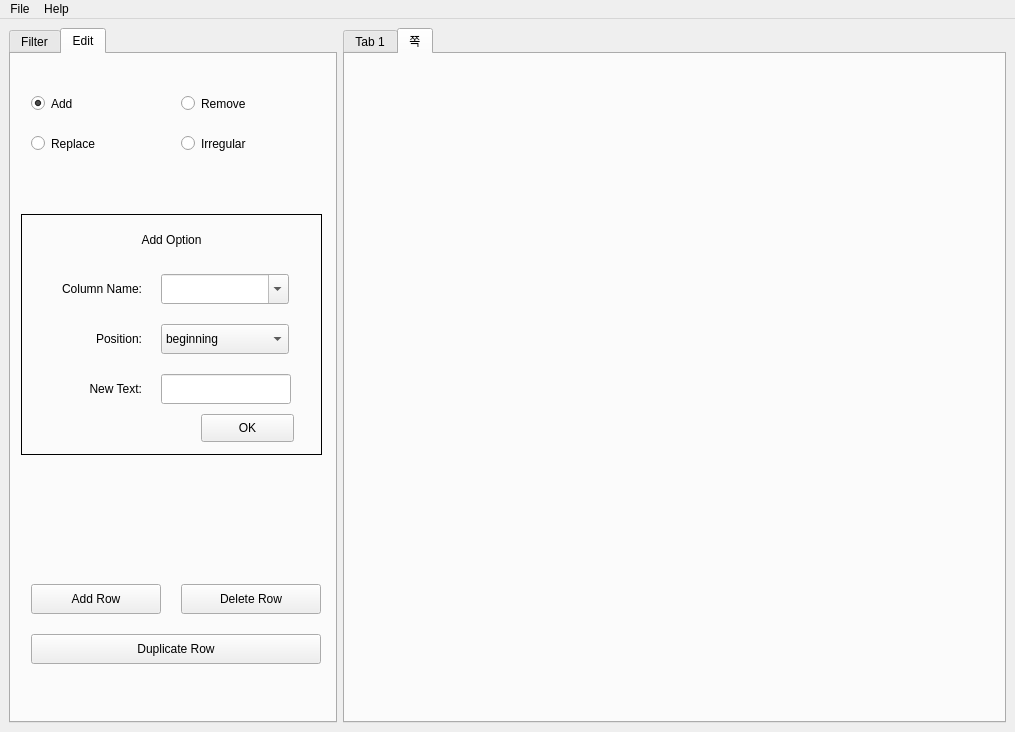
<?xml version="1.0" encoding="UTF-8"?>
<ui version="4.0">
 <class>Deco_LexO</class>
 <widget class="QMainWindow" name="Deco_LexO">
  <property name="geometry">
   <rect>
    <x>0</x>
    <y>0</y>
    <width>1015</width>
    <height>732</height>
   </rect>
  </property>
  <property name="windowTitle">
   <string>Deco-LexO</string>
  </property>
  <widget class="QWidget" name="centralwidget">
   <layout class="QGridLayout" name="gridLayout">
    <item row="0" column="0">
     <widget class="QTabWidget" name="tabWidget_1">
      <property name="maximumSize">
       <size>
        <width>328</width>
        <height>16777215</height>
       </size>
      </property>
      <property name="currentIndex">
       <number>1</number>
      </property>
      <widget class="QWidget" name="Modifying_Tab">
       <attribute name="title">
        <string>Filter</string>
       </attribute>
       <widget class="QComboBox" name="FEntryCombo">
        <property name="geometry">
         <rect>
          <x>30</x>
          <y>40</y>
          <width>81</width>
          <height>21</height>
         </rect>
        </property>
        <item>
         <property name="text">
          <string/>
         </property>
        </item>
        <item>
         <property name="text">
          <string>Equals</string>
         </property>
        </item>
        <item>
         <property name="text">
          <string>Starts with</string>
         </property>
        </item>
        <item>
         <property name="text">
          <string>Ends with</string>
         </property>
        </item>
        <item>
         <property name="text">
          <string>Contains</string>
         </property>
        </item>
        <item>
         <property name="text">
          <string>is empty</string>
         </property>
        </item>
       </widget>
       <widget class="QLineEdit" name="FEntry_Input">
        <property name="geometry">
         <rect>
          <x>120</x>
          <y>40</y>
          <width>141</width>
          <height>21</height>
         </rect>
        </property>
       </widget>
       <widget class="QLineEdit" name="FLemma_Input">
        <property name="geometry">
         <rect>
          <x>120</x>
          <y>100</y>
          <width>141</width>
          <height>21</height>
         </rect>
        </property>
       </widget>
       <widget class="QComboBox" name="FLemmaCombo">
        <property name="geometry">
         <rect>
          <x>30</x>
          <y>100</y>
          <width>81</width>
          <height>21</height>
         </rect>
        </property>
       </widget>
       <widget class="QComboBox" name="FCateCombo">
        <property name="geometry">
         <rect>
          <x>30</x>
          <y>160</y>
          <width>81</width>
          <height>21</height>
         </rect>
        </property>
       </widget>
       <widget class="QLineEdit" name="FCate_Input">
        <property name="geometry">
         <rect>
          <x>120</x>
          <y>160</y>
          <width>141</width>
          <height>21</height>
         </rect>
        </property>
       </widget>
       <widget class="QLineEdit" name="FFirst_1">
        <property name="geometry">
         <rect>
          <x>30</x>
          <y>320</y>
          <width>51</width>
          <height>21</height>
         </rect>
        </property>
       </widget>
       <widget class="QLineEdit" name="FFirst_2">
        <property name="geometry">
         <rect>
          <x>100</x>
          <y>320</y>
          <width>51</width>
          <height>21</height>
         </rect>
        </property>
       </widget>
       <widget class="QLineEdit" name="FFirst_3">
        <property name="geometry">
         <rect>
          <x>170</x>
          <y>320</y>
          <width>51</width>
          <height>21</height>
         </rect>
        </property>
       </widget>
       <widget class="QLineEdit" name="FSec_3">
        <property name="geometry">
         <rect>
          <x>170</x>
          <y>370</y>
          <width>51</width>
          <height>21</height>
         </rect>
        </property>
       </widget>
       <widget class="QLineEdit" name="FSec_2">
        <property name="geometry">
         <rect>
          <x>100</x>
          <y>370</y>
          <width>51</width>
          <height>21</height>
         </rect>
        </property>
       </widget>
       <widget class="QLineEdit" name="FSec_1">
        <property name="geometry">
         <rect>
          <x>30</x>
          <y>370</y>
          <width>51</width>
          <height>21</height>
         </rect>
        </property>
       </widget>
       <widget class="QLineEdit" name="FSecL_3">
        <property name="geometry">
         <rect>
          <x>170</x>
          <y>420</y>
          <width>51</width>
          <height>21</height>
         </rect>
        </property>
       </widget>
       <widget class="QLineEdit" name="FSecL_2">
        <property name="geometry">
         <rect>
          <x>100</x>
          <y>420</y>
          <width>51</width>
          <height>21</height>
         </rect>
        </property>
       </widget>
       <widget class="QLineEdit" name="FSecL_1">
        <property name="geometry">
         <rect>
          <x>30</x>
          <y>420</y>
          <width>51</width>
          <height>21</height>
         </rect>
        </property>
       </widget>
       <widget class="QLineEdit" name="FLast3">
        <property name="geometry">
         <rect>
          <x>170</x>
          <y>470</y>
          <width>51</width>
          <height>21</height>
         </rect>
        </property>
       </widget>
       <widget class="QLineEdit" name="FLast_2">
        <property name="geometry">
         <rect>
          <x>100</x>
          <y>470</y>
          <width>51</width>
          <height>21</height>
         </rect>
        </property>
       </widget>
       <widget class="QLineEdit" name="FLast_1">
        <property name="geometry">
         <rect>
          <x>30</x>
          <y>470</y>
          <width>51</width>
          <height>21</height>
         </rect>
        </property>
       </widget>
       <widget class="QFrame" name="FPhonoFrame">
        <property name="geometry">
         <rect>
          <x>10</x>
          <y>290</y>
          <width>281</width>
          <height>251</height>
         </rect>
        </property>
        <property name="frameShape">
         <enum>QFrame::Box</enum>
        </property>
        <property name="frameShadow">
         <enum>QFrame::Raised</enum>
        </property>
        <widget class="QComboBox" name="FColCombo">
         <property name="geometry">
          <rect>
           <x>90</x>
           <y>220</y>
           <width>81</width>
           <height>21</height>
          </rect>
         </property>
        </widget>
        <widget class="QLabel" name="label_7">
         <property name="geometry">
          <rect>
           <x>20</x>
           <y>50</y>
           <width>211</width>
           <height>31</height>
          </rect>
         </property>
         <property name="text">
          <string>Second syllable:</string>
         </property>
        </widget>
        <widget class="QLabel" name="label_8">
         <property name="geometry">
          <rect>
           <x>20</x>
           <y>100</y>
           <width>211</width>
           <height>31</height>
          </rect>
         </property>
         <property name="text">
          <string>Second-to-last syllable:</string>
         </property>
        </widget>
        <widget class="QLabel" name="label_9">
         <property name="geometry">
          <rect>
           <x>20</x>
           <y>0</y>
           <width>191</width>
           <height>31</height>
          </rect>
         </property>
         <property name="text">
          <string>First syllable:</string>
         </property>
        </widget>
        <widget class="QLabel" name="label_6">
         <property name="geometry">
          <rect>
           <x>20</x>
           <y>150</y>
           <width>211</width>
           <height>31</height>
          </rect>
         </property>
         <property name="text">
          <string>Last syllable:</string>
         </property>
        </widget>
        <widget class="QLabel" name="label_10">
         <property name="geometry">
          <rect>
           <x>10</x>
           <y>220</y>
           <width>61</width>
           <height>21</height>
          </rect>
         </property>
         <property name="text">
          <string>Column:</string>
         </property>
         <property name="alignment">
          <set>Qt::AlignRight|Qt::AlignTrailing|Qt::AlignVCenter</set>
         </property>
        </widget>
       </widget>
       <widget class="QPushButton" name="FFiltering_Button">
        <property name="geometry">
         <rect>
          <x>20</x>
          <y>550</y>
          <width>75</width>
          <height>23</height>
         </rect>
        </property>
        <property name="text">
         <string>Filter</string>
        </property>
       </widget>
       <widget class="QPushButton" name="FShow_Button">
        <property name="geometry">
         <rect>
          <x>110</x>
          <y>550</y>
          <width>75</width>
          <height>23</height>
         </rect>
        </property>
        <property name="text">
         <string>Show all</string>
        </property>
       </widget>
       <widget class="QPushButton" name="FClear_Button">
        <property name="geometry">
         <rect>
          <x>210</x>
          <y>550</y>
          <width>75</width>
          <height>23</height>
         </rect>
        </property>
        <property name="text">
         <string>Clear</string>
        </property>
       </widget>
       <widget class="QLabel" name="label">
        <property name="geometry">
         <rect>
          <x>30</x>
          <y>10</y>
          <width>56</width>
          <height>21</height>
         </rect>
        </property>
        <property name="text">
         <string>Entry:</string>
        </property>
       </widget>
       <widget class="QLabel" name="label_2">
        <property name="geometry">
         <rect>
          <x>30</x>
          <y>70</y>
          <width>56</width>
          <height>21</height>
         </rect>
        </property>
        <property name="text">
         <string>Lemma:</string>
        </property>
       </widget>
       <widget class="QLabel" name="label_3">
        <property name="geometry">
         <rect>
          <x>30</x>
          <y>130</y>
          <width>56</width>
          <height>21</height>
         </rect>
        </property>
        <property name="text">
         <string>Category:</string>
        </property>
       </widget>
       <widget class="QLineEdit" name="FInfo_Input">
        <property name="geometry">
         <rect>
          <x>120</x>
          <y>220</y>
          <width>141</width>
          <height>21</height>
         </rect>
        </property>
       </widget>
       <widget class="QLabel" name="label_4">
        <property name="geometry">
         <rect>
          <x>30</x>
          <y>190</y>
          <width>81</width>
          <height>21</height>
         </rect>
        </property>
        <property name="text">
         <string>Information:</string>
        </property>
       </widget>
       <widget class="QComboBox" name="FInfoCombo">
        <property name="geometry">
         <rect>
          <x>30</x>
          <y>220</y>
          <width>81</width>
          <height>21</height>
         </rect>
        </property>
       </widget>
       <widget class="QLabel" name="label_5">
        <property name="geometry">
         <rect>
          <x>10</x>
          <y>270</y>
          <width>141</width>
          <height>31</height>
         </rect>
        </property>
        <property name="font">
         <font>
          <weight>75</weight>
          <bold>true</bold>
         </font>
        </property>
        <property name="text">
         <string>Phonological shape</string>
        </property>
       </widget>
      </widget>
      <widget class="QWidget" name="Edit_Tab">
       <attribute name="title">
        <string>Edit</string>
       </attribute>
       <widget class="QRadioButton" name="Add_radio">
        <property name="geometry">
         <rect>
          <x>20</x>
          <y>40</y>
          <width>108</width>
          <height>19</height>
         </rect>
        </property>
        <property name="font">
         <font>
          <family>Arial</family>
         </font>
        </property>
        <property name="text">
         <string>Add</string>
        </property>
        <property name="checked">
         <bool>true</bool>
        </property>
       </widget>
       <widget class="QRadioButton" name="Remove_radio">
        <property name="geometry">
         <rect>
          <x>170</x>
          <y>40</y>
          <width>108</width>
          <height>19</height>
         </rect>
        </property>
        <property name="font">
         <font>
          <family>Arial</family>
         </font>
        </property>
        <property name="text">
         <string>Remove</string>
        </property>
       </widget>
       <widget class="QRadioButton" name="Replace_radio">
        <property name="geometry">
         <rect>
          <x>20</x>
          <y>80</y>
          <width>108</width>
          <height>19</height>
         </rect>
        </property>
        <property name="font">
         <font>
          <family>Arial</family>
         </font>
        </property>
        <property name="text">
         <string>Replace</string>
        </property>
       </widget>
       <widget class="QRadioButton" name="Irregular_radio">
        <property name="geometry">
         <rect>
          <x>170</x>
          <y>80</y>
          <width>108</width>
          <height>19</height>
         </rect>
        </property>
        <property name="font">
         <font>
          <family>Arial</family>
         </font>
        </property>
        <property name="text">
         <string>Irregular</string>
        </property>
       </widget>
       <widget class="QFrame" name="Add_frame">
        <property name="geometry">
         <rect>
          <x>10</x>
          <y>160</y>
          <width>301</width>
          <height>241</height>
         </rect>
        </property>
        <property name="frameShape">
         <enum>QFrame::Box</enum>
        </property>
        <property name="frameShadow">
         <enum>QFrame::Plain</enum>
        </property>
        <widget class="QComboBox" name="Add_column">
         <property name="geometry">
          <rect>
           <x>140</x>
           <y>60</y>
           <width>128</width>
           <height>30</height>
          </rect>
         </property>
         <property name="font">
          <font>
           <family>Arial</family>
          </font>
         </property>
         <property name="editable">
          <bool>true</bool>
         </property>
         <item>
          <property name="text">
           <string/>
          </property>
         </item>
         <item>
          <property name="text">
           <string>Lemma</string>
          </property>
         </item>
         <item>
          <property name="text">
           <string>Category</string>
          </property>
         </item>
        </widget>
        <widget class="QComboBox" name="Add_position">
         <property name="geometry">
          <rect>
           <x>140</x>
           <y>110</y>
           <width>128</width>
           <height>30</height>
          </rect>
         </property>
         <property name="font">
          <font>
           <family>Arial</family>
          </font>
         </property>
         <item>
          <property name="text">
           <string>beginning</string>
          </property>
         </item>
         <item>
          <property name="text">
           <string>ending</string>
          </property>
         </item>
        </widget>
        <widget class="QLineEdit" name="Add_newText">
         <property name="geometry">
          <rect>
           <x>140</x>
           <y>160</y>
           <width>130</width>
           <height>30</height>
          </rect>
         </property>
         <property name="font">
          <font>
           <family>Arial</family>
          </font>
         </property>
         <property name="autoFillBackground">
          <bool>false</bool>
         </property>
        </widget>
        <widget class="QPushButton" name="Add_start">
         <property name="geometry">
          <rect>
           <x>180</x>
           <y>200</y>
           <width>93</width>
           <height>28</height>
          </rect>
         </property>
         <property name="font">
          <font>
           <family>Arial</family>
          </font>
         </property>
         <property name="text">
          <string>OK</string>
         </property>
        </widget>
        <widget class="QLabel" name="label_11">
         <property name="geometry">
          <rect>
           <x>10</x>
           <y>60</y>
           <width>111</width>
           <height>30</height>
          </rect>
         </property>
         <property name="font">
          <font>
           <family>Arial</family>
          </font>
         </property>
         <property name="text">
          <string>Column Name:</string>
         </property>
         <property name="alignment">
          <set>Qt::AlignRight|Qt::AlignTrailing|Qt::AlignVCenter</set>
         </property>
        </widget>
        <widget class="QLabel" name="label_12">
         <property name="geometry">
          <rect>
           <x>10</x>
           <y>110</y>
           <width>111</width>
           <height>30</height>
          </rect>
         </property>
         <property name="font">
          <font>
           <family>Arial</family>
          </font>
         </property>
         <property name="text">
          <string>Position:</string>
         </property>
         <property name="alignment">
          <set>Qt::AlignRight|Qt::AlignTrailing|Qt::AlignVCenter</set>
         </property>
        </widget>
        <widget class="QLabel" name="label_13">
         <property name="geometry">
          <rect>
           <x>10</x>
           <y>160</y>
           <width>111</width>
           <height>30</height>
          </rect>
         </property>
         <property name="font">
          <font>
           <family>Arial</family>
          </font>
         </property>
         <property name="text">
          <string>New Text:</string>
         </property>
         <property name="alignment">
          <set>Qt::AlignRight|Qt::AlignTrailing|Qt::AlignVCenter</set>
         </property>
        </widget>
        <widget class="QLabel" name="label_14">
         <property name="geometry">
          <rect>
           <x>0</x>
           <y>10</y>
           <width>301</width>
           <height>31</height>
          </rect>
         </property>
         <property name="font">
          <font>
           <family>Arial</family>
          </font>
         </property>
         <property name="text">
          <string>Add Option</string>
         </property>
         <property name="alignment">
          <set>Qt::AlignCenter</set>
         </property>
        </widget>
       </widget>
       <widget class="QPushButton" name="Push_addrow">
        <property name="geometry">
         <rect>
          <x>20</x>
          <y>530</y>
          <width>130</width>
          <height>30</height>
         </rect>
        </property>
        <property name="font">
         <font>
          <family>Arial</family>
         </font>
        </property>
        <property name="text">
         <string>Add Row</string>
        </property>
       </widget>
       <widget class="QPushButton" name="Push_Deleterow">
        <property name="geometry">
         <rect>
          <x>170</x>
          <y>530</y>
          <width>140</width>
          <height>30</height>
         </rect>
        </property>
        <property name="font">
         <font>
          <family>Arial</family>
         </font>
        </property>
        <property name="text">
         <string>Delete Row</string>
        </property>
       </widget>
       <widget class="QPushButton" name="Push_Duplicaterow">
        <property name="geometry">
         <rect>
          <x>20</x>
          <y>580</y>
          <width>290</width>
          <height>30</height>
         </rect>
        </property>
        <property name="font">
         <font>
          <family>Arial</family>
         </font>
        </property>
        <property name="text">
         <string>Duplicate Row</string>
        </property>
       </widget>
      </widget>
     </widget>
    </item>
    <item row="0" column="1">
     <widget class="QTabWidget" name="dataFrame_Tab">
      <property name="currentIndex">
       <number>1</number>
      </property>
      <widget class="QWidget" name="tab">
       <attribute name="title">
        <string>Tab 1</string>
       </attribute>
       <layout class="QGridLayout" name="gridLayout_2">
        <item row="0" column="0">
         <widget class="QTableWidget" name="tableWidget"/>
        </item>
       </layout>
      </widget>
      <widget class="QWidget" name="tab_5">
       <attribute name="title">
        <string>쪽</string>
       </attribute>
      </widget>
     </widget>
    </item>
   </layout>
  </widget>
  <widget class="QMenuBar" name="menubar">
   <property name="geometry">
    <rect>
     <x>0</x>
     <y>0</y>
     <width>1015</width>
     <height>26</height>
    </rect>
   </property>
   <widget class="QMenu" name="menuFile">
    <property name="title">
     <string>File</string>
    </property>
    <widget class="QMenu" name="menuRecent_files">
     <property name="title">
      <string>Recent files</string>
     </property>
     <addaction name="actionNone"/>
    </widget>
    <addaction name="actionOpen_file_s"/>
    <addaction name="menuRecent_files"/>
    <addaction name="separator"/>
    <addaction name="actionSave"/>
    <addaction name="actionSave_file_as"/>
    <addaction name="separator"/>
    <addaction name="actionQuit"/>
   </widget>
   <widget class="QMenu" name="menuHelp">
    <property name="title">
     <string>Help</string>
    </property>
    <addaction name="actionAcknowledgement"/>
    <addaction name="separator"/>
    <addaction name="actionAbout_DecoLexO"/>
   </widget>
   <addaction name="menuFile"/>
   <addaction name="menuHelp"/>
  </widget>
  <action name="actionOpen_file_s">
   <property name="text">
    <string>Open files...</string>
   </property>
   <property name="shortcut">
    <string>Ctrl+O</string>
   </property>
   <property name="shortcutContext">
    <enum>Qt::WindowShortcut</enum>
   </property>
  </action>
  <action name="actionNone">
   <property name="text">
    <string>None</string>
   </property>
  </action>
  <action name="actionSave">
   <property name="text">
    <string>Save file</string>
   </property>
   <property name="shortcut">
    <string>Ctrl+S</string>
   </property>
  </action>
  <action name="actionSave_file_as">
   <property name="text">
    <string>Save file as...</string>
   </property>
   <property name="shortcut">
    <string>Ctrl+Shift+S</string>
   </property>
  </action>
  <action name="actionQuit">
   <property name="text">
    <string>Quit</string>
   </property>
   <property name="shortcut">
    <string>Ctrl+Q</string>
   </property>
  </action>
  <action name="actionAcknowledgement">
   <property name="text">
    <string>Acknowledgement</string>
   </property>
  </action>
  <action name="actionAbout_DecoLexO">
   <property name="text">
    <string>About DecoLexO</string>
   </property>
  </action>
 </widget>
 <resources/>
 <connections/>
</ui>
